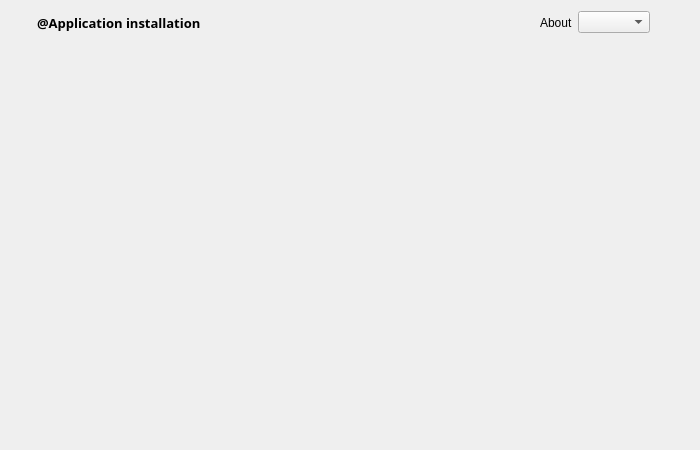
<?xml version="1.0" encoding="UTF-8"?>
<ui version="4.0">
 <class>Windows</class>
 <widget class="QMainWindow" name="Windows">
  <property name="geometry">
   <rect>
    <x>0</x>
    <y>0</y>
    <width>700</width>
    <height>450</height>
   </rect>
  </property>
  <property name="windowTitle">
   <string>MainWindow</string>
  </property>
  <property name="styleSheet">
   <string notr="true">background : @color-panel-background;</string>
  </property>
  <widget class="QWidget" name="centralwidget">
   <property name="styleSheet">
    <string notr="true">background : @color-panel-background;</string>
   </property>
   <layout class="QVBoxLayout" name="verticalLayout_3">
    <property name="leftMargin">
     <number>0</number>
    </property>
    <property name="topMargin">
     <number>0</number>
    </property>
    <property name="rightMargin">
     <number>0</number>
    </property>
    <property name="bottomMargin">
     <number>0</number>
    </property>
    <item>
     <layout class="QVBoxLayout" name="verticalLayout_2">
      <item>
       <widget class="QWidget" name="menuBar" native="true">
        <property name="maximumSize">
         <size>
          <width>16777215</width>
          <height>45</height>
         </size>
        </property>
        <layout class="QHBoxLayout" name="horizontalLayout_2">
         <property name="leftMargin">
          <number>0</number>
         </property>
         <property name="topMargin">
          <number>0</number>
         </property>
         <property name="rightMargin">
          <number>0</number>
         </property>
         <property name="bottomMargin">
          <number>0</number>
         </property>
         <item>
          <layout class="QHBoxLayout" name="horizontalLayout">
           <property name="spacing">
            <number>5</number>
           </property>
           <item>
            <widget class="QLabel" name="labelIconTitle">
             <property name="sizePolicy">
              <sizepolicy hsizetype="Fixed" vsizetype="Minimum">
               <horstretch>0</horstretch>
               <verstretch>0</verstretch>
              </sizepolicy>
             </property>
             <property name="minimumSize">
              <size>
               <width>32</width>
               <height>32</height>
              </size>
             </property>
             <property name="styleSheet">
              <string notr="true">padding : 5px;</string>
             </property>
             <property name="text">
              <string notr="true"/>
             </property>
             <property name="pixmap">
              <pixmap resource="../resources.qrc">:/resources/logo_title.png</pixmap>
             </property>
            </widget>
           </item>
           <item>
            <widget class="QLabel" name="labelTitle">
             <property name="sizePolicy">
              <sizepolicy hsizetype="Preferred" vsizetype="Preferred">
               <horstretch>0</horstretch>
               <verstretch>0</verstretch>
              </sizepolicy>
             </property>
             <property name="minimumSize">
              <size>
               <width>0</width>
               <height>0</height>
              </size>
             </property>
             <property name="font">
              <font>
               <family>Segoe WP</family>
               <pointsize>10</pointsize>
               <weight>75</weight>
               <bold>true</bold>
              </font>
             </property>
             <property name="styleSheet">
              <string notr="true">color: @color-text-on-background ;</string>
             </property>
             <property name="text">
              <string>@Application installation</string>
             </property>
            </widget>
           </item>
           <item>
            <spacer name="horizontalSpacer">
             <property name="orientation">
              <enum>Qt::Horizontal</enum>
             </property>
             <property name="sizeHint" stdset="0">
              <size>
               <width>40</width>
               <height>20</height>
              </size>
             </property>
            </spacer>
           </item>
           <item>
            <widget class="QLabel" name="labelAbout">
             <property name="styleSheet">
              <string notr="true">color : @color-text-gray;</string>
             </property>
             <property name="text">
              <string>About</string>
             </property>
            </widget>
           </item>
           <item>
            <widget class="QComboBox" name="comboBoxLanguage">
             <property name="styleSheet">
              <string notr="true">QComboBox
{
    subcontrol-origin: padding;
    subcontrol-position: top right;
    selection-background-color: gray;
    background-color: transparent;
    border-style: solid;
    padding: 1px 0px 1px 20px;
	text-align: center;
}


QComboBox:hover, QPushButton:hover
{
	color: @color-text-gray;
	background-color: @color-panel-background;
}



QComboBox:!on
{
    color:  @color-text-gray;
    background-color: transparent;
}

QComboBox QAbstractItemView{
	padding : 10px;
	background-color: #2d364c;
	text-align: center;
}

QComboBox QAbstractItemView::item 
{
	min-height: 25px; 
	min-width: 50px;
	color : gray;
	background-color: #2d364c;
	border:0px;
	text-align: center;
}

QListView::item:selected { 
	border-radius: 5px;
	border: 1px solid #FFFFFF;
	color : white;
}

QListView {
    outline: 0;
	text-align: center;
}

QComboBox::drop-down
{
	subcontrol-origin: padding;
     subcontrol-position: top right;
     width: 10px;
     border: 0px;
	padding-left: 5px;
 }

QComboBox::down-arrow
{
     image: url(:/resources/down.png) ;
     width: 10px;
     height: 7px;
}</string>
             </property>
             <property name="currentText">
              <string/>
             </property>
            </widget>
           </item>
           <item>
            <widget class="QPushButton" name="buttonClose">
             <property name="sizePolicy">
              <sizepolicy hsizetype="Fixed" vsizetype="Fixed">
               <horstretch>0</horstretch>
               <verstretch>0</verstretch>
              </sizepolicy>
             </property>
             <property name="minimumSize">
              <size>
               <width>45</width>
               <height>45</height>
              </size>
             </property>
             <property name="styleSheet">
              <string notr="true">QPushButton {
	border: 0;
}
QPushButton:hover {
	background-color: rgb(33, 42, 63);
}</string>
             </property>
             <property name="text">
              <string/>
             </property>
             <property name="icon">
              <iconset>
               <normalon>:/resources/close.png</normalon>
              </iconset>
             </property>
            </widget>
           </item>
          </layout>
         </item>
        </layout>
       </widget>
      </item>
      <item>
       <widget class="QWidget" name="content" native="true">
        <layout class="QGridLayout" name="gridLayout_2">
         <item row="0" column="0">
          <layout class="QGridLayout" name="contentLayout"/>
         </item>
        </layout>
       </widget>
      </item>
     </layout>
    </item>
   </layout>
  </widget>
 </widget>
 <resources>
  <include location="../resources.qrc"/>
 </resources>
 <connections/>
</ui>
